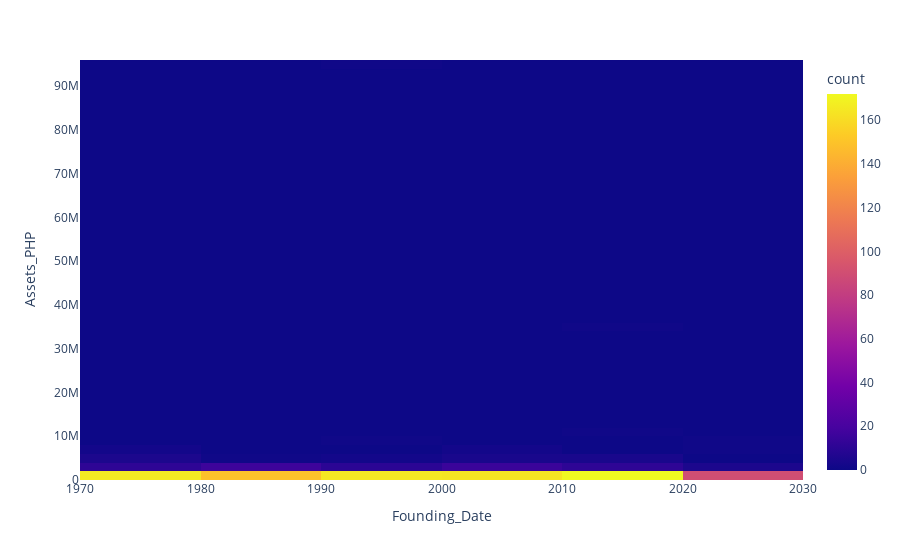

Notebook code cell kept with this figure:
### Code cell
import plotly.express as px

fig = px.density_heatmap(df_cleaned, x="Founding_Date", y="Assets_PHP")
fig.show()

### Figure 1 — Plotly figure (JSON) as saved in the notebook; plotly's stock layout.template omitted (floating-point values rounded to 4 significant figures; data arrays with more than 128 entries replaced by an {"elided": "..."} marker saying what was removed)
{"data": [{"coloraxis": "coloraxis", "hovertemplate": "Founding_Date=%{x}<br>Assets_PHP=%{y}<br>count=%{z}<extra></extra>", "name": "", "type": "histogram2d", "x": {"elided": "1000 str values"}, "xaxis": "x", "xbingroup": "x", "y": {"elided": "1000 int values"}, "yaxis": "y", "ybingroup": "y"}], "layout": {"coloraxis": {"colorbar": {"title": {"text": "count"}}, "colorscale": [[0, "#0d0887"], [0.1111, "#46039f"], [0.2222, "#7201a8"], [0.3333, "#9c179e"], [0.4444, "#bd3786"], [0.5556, "#d8576b"], [0.6667, "#ed7953"], [0.7778, "#fb9f3a"], [0.8889, "#fdca26"], [1, "#f0f921"]]}, "legend": {"tracegroupgap": 0}, "margin": {"t": 60}, "xaxis": {"anchor": "y", "domain": [0, 1], "title": {"text": "Founding_Date"}}, "yaxis": {"anchor": "x", "domain": [0, 1], "title": {"text": "Assets_PHP"}}}}
